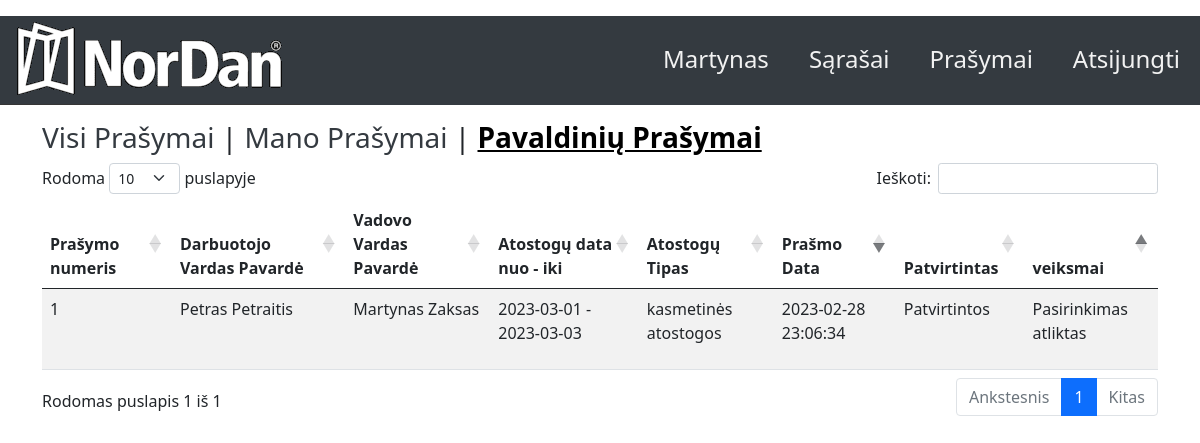
The page /employees_vacations (signed in) on the database its author committed.
### app.py (models this page shows, shortened)
class User(db.Model, UserMixin):  # type: ignore
    __tablename__ = "user"
    id = db.Column(db.Integer, primary_key=True)
    name = db.Column(db.String(25), nullable=False)
    surname = db.Column(db.String(25), nullable=False)
    email = db.Column(db.String(25), nullable=False, unique=True)
    department = db.Column(db.String(60), nullable=False)
    password = db.Column(db.String(254), nullable=False)
    pavaldinys = db.Column(db.Integer, nullable=False)
    admin = db.Column(db.Boolean, nullable=False)
    vadovas = db.Column(db.Boolean, nullable=False)
    vacations = db.relationship('Vacations', backref='user')

class Vacations(db.Model, UserMixin):
    __tablename__ = "vacations"
    id = db.Column(db.Integer, primary_key=True)
    user_id = db.Column(db.Integer, db.ForeignKey('user.id'))
    name = db.Column(db.String(60), nullable=False)
    surname = db.Column(db.String(60), nullable=False)
    mid = db.Column(db.Integer)
    mname = db.Column(db.String(60), nullable=False)
    msurname = db.Column(db.String(60), nullable=False)
    datefrom = db.Column(db.Date, nullable=False)
    dateto = db.Column(db.Date, nullable=False)
    approved = db.Column(db.Boolean, db.ForeignKey('typeapprove.appruvetype'))
    type = db.Column(db.Integer, db.ForeignKey('typevacation.id'))
    creation_date = db.Column(db.DateTime)
    status_date = db.Column(db.DateTime)

class TypeVacation(db.Model):
    __tablename__ = "typevacation"
    id = db.Column(db.Integer, primary_key=True)
    title = db.Column(db.String(250), nullable=False)
    description = db.Column(db.String(250), nullable=False)
    vacations = db.relationship('Vacations', backref='typevacation')

class TypeApprove(db.Model):
    __tablename__ = "typeapprove"
    id = db.Column(db.Integer, primary_key=True)
    appruvetype =  db.Column(db.Boolean)
    title = db.Column(db.String(250), nullable=False)
    description = db.Column(db.String(250), nullable=False)
    vacations = db.relationship('Vacations', backref='typeapprove')

### app.py (the view)
@app.route("/employees_vacations", methods=['GET', 'POST'])
@login_required
def employees_vacations():
    employees_vacations = Vacations.query.filter_by(mid=current_user.id)
    return render_template("employees_vacations.html", employees_vacations=employees_vacations)

### app.py (called while the page is built)
@login_manager.user_loader
def load_user(id):
    return User.query.get(int(id))

### templates/employees_vacations.html (shortened to what this page needs)
{% extends "base.html" %}
{% block content %}
    <h3 class="title"><a href="{{url_for('dashboard')}}">Visi Prašymai</a><a> | </a><a href="{{url_for('my_vacations')}}">Mano Prašymai</a>
      {% if current_user.vadovas == 1 %}
      <a> | </a>
      <b href="{{url_for('employees_vacations')}}">Pavaldinių Prašymai</b>
      {% endif %}
    </h3>
<table id="data" class="table table-striped">
    <thead>
  <tr>
    <th>Prašymo numeris</th>
    <th>Darbuotojo Vardas Pavardė</th>
    <th>Vadovo Vardas Pavardė</th>
    <th>Atostogų data nuo - iki</th>
    <th>Atostogų Tipas</th>
    <th>Prašmo Data</th>
    <th>Patvirtintas</th>
    <th>veiksmai</th>
  </tr>
  </thead>
  <tbody>
   {% if employees_vacations %}
{% for vacation in employees_vacations %}
  <tr>
    <td>{{vacation.id}}</td>
    <td>{{vacation.name}} {{vacation.surname}}</td>
    <td>{{vacation.mname}} {{vacation.msurname}}</td>
    <td>{{vacation.datefrom}} - {{vacation.dateto}}</td>
    <td>{{vacation.typevacation.title}}</td>
    <td>{{vacation.creation_date.strftime('%Y-%m-%d %H:%M:%S')}}</td>
    <td>{{vacation.typeapprove.title}}</td>
    <td>
    {% if vacation.approved == None %}
    <form method="post" action="{{ url_for('confirm_vacation', id=vacation.id) }}">
      <input type="submit" value="Patvirtinti" name="confirm_vacation_click"></input>
    </form>
    <form method="post" action="{{ url_for('reject_vacation', id=vacation.id) }}">
      <input type="submit" value="Atmesti" name="reject_vacation_click"></input>
    </form>
    {% else %}
    <p>Pasirinkimas atliktas</p>
    {% endif %}
  </td>
  </tr>
  {% endfor %}
{% endif %}
</tbody>
</table>
{% endblock %}

### templates/base.html (shortened to what this page needs)
<!doctype html>
<html>
  <head>
    <link href="https://cdn.jsdelivr.net/npm/bootstrap@5.0.1/dist/css/bootstrap.min.css" rel="stylesheet">
    <link rel="stylesheet" type="text/css" href="https://cdn.datatables.net/1.10.25/css/dataTables.bootstrap5.css">
  </head>
  <body>
    <header>
      <p> {% include 'top.html' %}</p>
  </header>
    <div class="container">
      {% block content %}
      {% endblock content %}
    </div>
  </body>
</html>

### templates/top.html (shortened to what this page needs)
<head>
    <link rel="stylesheet" href="{{ url_for('static', filename='css/style.css') }}">
</head>
<header>
    <div class="topnav app">
        {% if current_user.is_authenticated %}
        <a class="split menu"  href="{{url_for('logout')}}">Atsijungti</a>
        <a class="split menu" href="{{url_for('vacation_request')}}">Prašymai</a>
        <a class="split menu" href="{{url_for('dashboard')}}">Sąrašai</a>
        <a class="split menu" href="{{url_for('account')}}">{{ current_user.name }}</a>
        {% else %}
        <a class="split menu" href="{{url_for('register')}}">Registruotis</a>
        <a class="split menu" href="{{url_for('login')}}">Prisijungti</a>
        <a class="split menu" href="{{url_for('reset_password')}}">Atkurti Paskyrą</a>
        {% endif %}
        <img class="img" class="split" src="{{ url_for('static', filename='logo/logo_gr_300x89.png') }}" alt="">
    </div>
</header>

### static/css/style.css (style rules this page uses)
.topnav { overflow: hidden; max-height: 89px; background-color: rgb(52,58,64); min-height: 89px; width: 100%; }
.topnav a { float: left; color: #f2f2f2; text-align: center; padding: 25px 20px; text-decoration: none; font-size: 24px; min-height: 89px; }
.dropdown, .split { background-color: rgb(52,58,64); max-height: 89px; }
.topnav a.split, select.split { float: right; }
.title { align-self: center; flex-direction:column; }
.title b { color: black; background-color: transparent; text-decoration: underline; }
.title a:link { color: rgb(52,58,64); background-color: transparent; text-decoration: none; }

### rows shown on the page
User: name "Martynas"
Vacations: id "1", name "Petras", surname "Petraitis", mname "Martynas", msurname "Zaksas", datefrom "2023-03-01", dateto "2023-03-03", typevacation "kasmetinės atostogos", creation_date "2023-02-28 23:06:34", typeapprove "Patvirtintos", approved "Pasirinkimas atliktas"
